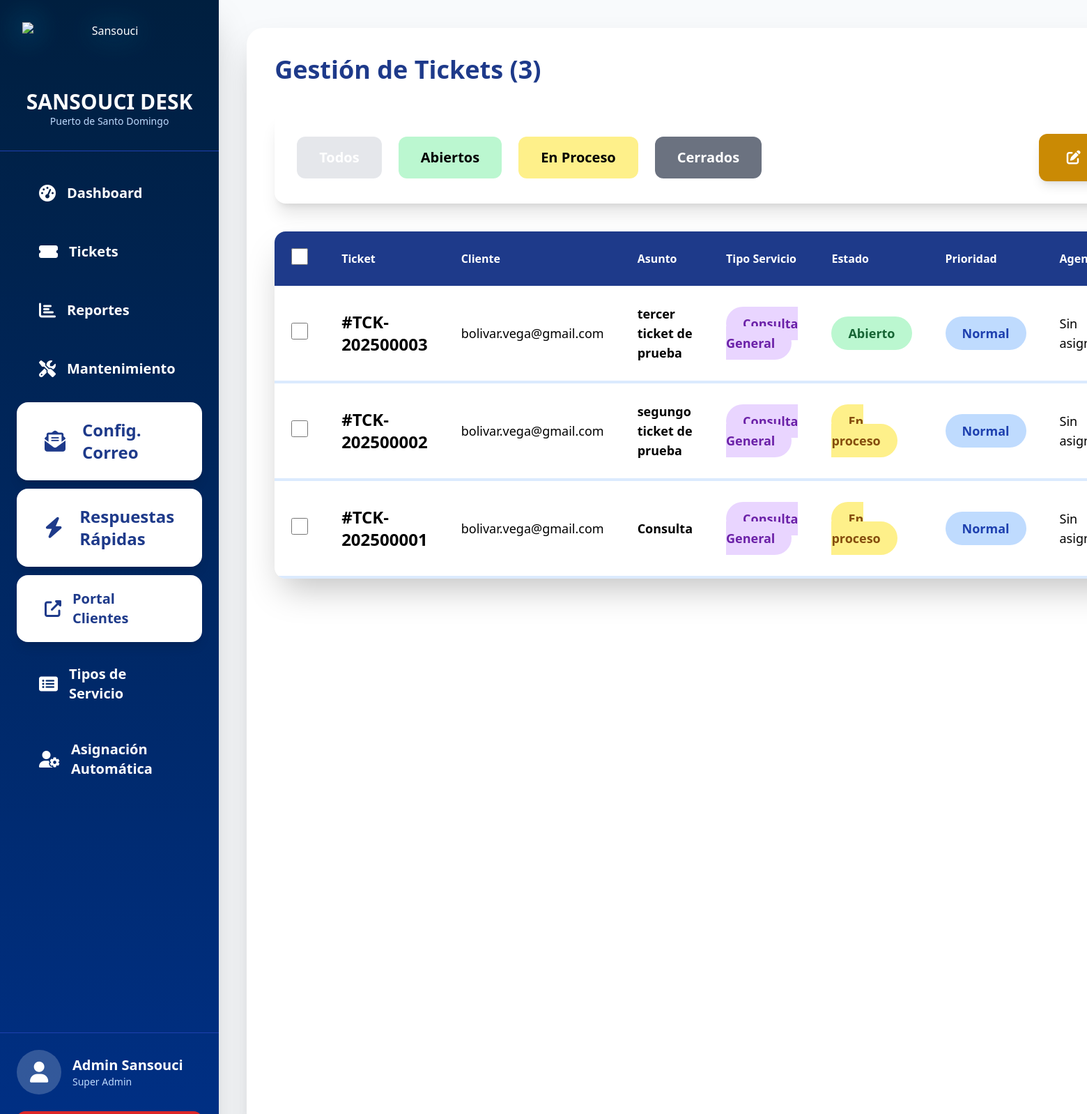
Page /tickets1.php (signed in) on the committed database.
### tables this page shows
CREATE TABLE `tickets` (
  `id` int(11) NOT NULL,
  `numero` varchar(20) DEFAULT NULL,
  `cliente_email` varchar(100) DEFAULT NULL,
  `asunto` varchar(200) DEFAULT NULL,
  `mensaje` text DEFAULT NULL,
  `estado` enum('abierto','en_proceso','pendiente_cliente','cerrado') DEFAULT 'abierto',
  `prioridad` enum('baja','normal','alta','urgente') DEFAULT 'normal',
  `agente_id` int(11) DEFAULT NULL,
  `creado_el` datetime DEFAULT current_timestamp(),
  `actualizado_el` datetime DEFAULT NULL ON UPDATE current_timestamp(),
  `tipo_servicio` varchar(100) DEFAULT 'General'
);

### tickets1.php (the view, shortened to what this page needs)
<?php require 'header.php';
$where = "WHERE 1=1";
$params = [];
$stmt = $pdo->prepare("SELECT t.*, u.nombre as agente_nombre
                       FROM tickets t
                       LEFT JOIN users u ON t.agente_id = u.id
                       $where
                       ORDER BY t.creado_el DESC");
$stmt->execute($params);
$tickets = $stmt->fetchAll(PDO::FETCH_ASSOC) ?: [];
$where = "WHERE 1=1";
$params = [];
$stmt = $pdo->prepare("SELECT t.*, u.nombre as agente_nombre
                       FROM tickets t
                       LEFT JOIN users u ON t.agente_id = u.id
                       $where
                       ORDER BY t.creado_el DESC");
$stmt->execute($params);
$tickets = $stmt->fetchAll(PDO::FETCH_ASSOC) ?: [];
?>
<h1 class="text-4xl font-bold text-blue-900 mb-10">Gestión de Tickets (<?= count($tickets) ?>)</h1>
<div class="bg-white rounded-2xl shadow-xl p-8 mb-10 flex flex-wrap items-center justify-between gap-6">
    <div class="flex flex-wrap gap-6">
        <a href="tickets.php" class="px-8 py-4 bg-gray-200 rounded-xl font-bold text-xl <?= !isset($_GET['estado']) ? 'bg-blue-900 text-white' : '' ?>">Todos</a>
        <a href="tickets.php?estado=abierto" class="px-8 py-4 bg-green-200 rounded-xl font-bold text-xl <?= ($_GET['estado'] ?? '')=='abierto' ? 'bg-green-700 text-white' : '' ?>">Abiertos</a>
        <a href="tickets.php?estado=en_proceso" class="px-8 py-4 bg-yellow-200 rounded-xl font-bold text-xl <?= ($_GET['estado'] ?? '')=='en_proceso' ? 'bg-yellow-700 text-white' : '' ?>">En Proceso</a>
        <a href="tickets.php?estado=cerrado" class="px-8 py-4 bg-gray-500 text-white rounded-xl font-bold text-xl <?= ($_GET['estado'] ?? '')=='cerrado' ? 'bg-gray-700' : '' ?>">Cerrados</a>
    </div>
    <div class="flex gap-4">
        <button type="submit" form="form-tickets" name="accion" value="modificar"
                class="bg-yellow-600 text-white px-10 py-5 rounded-xl font-bold text-xl hover:bg-yellow-700 shadow-lg">
            <i class="fas fa-edit mr-3"></i> MODIFICAR
        </button>
    </div>
</div>
<form method="POST" id="form-tickets">
<div class="bg-white rounded-2xl shadow-2xl overflow-hidden">
    <div class="overflow-x-auto">
        <table class="w-full table-auto">
            <thead class="bg-blue-900 text-white">
                <tr>
                    <th class="p-6 text-center w-16">
                        <input type="checkbox" id="select_all" class="w-6 h-6 rounded border-gray-300">
                    </th>
                    <th class="p-6 text-left">Ticket</th>
                    <th class="p-6 text-left">Cliente</th>
                    <th class="p-6 text-left">Asunto</th>
                    <th class="p-6 text-left">Tipo Servicio</th>
                    <th class="p-6 text-left">Estado</th>
                    <th class="p-6 text-left">Prioridad</th>
                    <th class="p-6 text-left">Agente</th>
                </tr>
            </thead>
            <tbody>
                <?php if(empty($tickets)): ?>
                <tr>
                    <td colspan="10" class="p-20 text-center text-3xl text-gray-500">
                        <i class="fas fa-inbox text-8xl mb-8 block"></i>
                        No hay tickets
                    </td>
                </tr>
                <?php else: ?>
                <?php foreach($tickets as $t):
                    $numero = $t['numero'] ?? 'TCK-'.str_pad($t['id'],5,'0',STR_PAD_LEFT);
                ?>
                <tr class="border-b-4 border-blue-100 hover:bg-blue-50 transition text-lg">
                    <td class="p-6 text-center">
                        <input type="checkbox" name="seleccionar[]" value="<?= $t['id'] ?>" class="w-6 h-6 checkbox-item rounded border-gray-300">
                    </td>
                    <td class="p-6 font-bold text-2xl">#<?= htmlspecialchars($numero) ?></td>
                    <td class="p-6"><?= htmlspecialchars($t['cliente_email']) ?></td>
                    <td class="p-6 font-semibold"><?= htmlspecialchars($t['asunto']) ?></td>
                    <td class="p-6">
                        <span class="px-6 py-3 bg-purple-200 text-purple-800 rounded-full font-bold">
                            <?= htmlspecialchars($t['tipo_servicio'] ?? 'General') ?>
                        </span>
                    </td>
                    <td class="p-6">
                        <span class="px-6 py-3 rounded-full font-bold <?= $t['estado']=='abierto'?'bg-green-200 text-green-800':($t['estado']=='cerrado'?'bg-gray-400 text-white':'bg-yellow-200 text-yellow-800') ?>">
                            <?= ucfirst(str_replace('_',' ',$t['estado'])) ?>
                        </span>
                    </td>
                    <td class="p-6">
                        <span class="px-6 py-3 rounded-full font-bold <?= $t['prioridad']=='urgente'?'bg-red-200 text-red-800':($t['prioridad']=='alta'?'bg-orange-200 text-orange-800':'bg-blue-200 text-blue-800') ?>">
                            <?= ucfirst($t['prioridad']) ?>
                        </span>
                    </td>
                    <td class="p-6"><?= htmlspecialchars($t['agente_nombre'] ?? 'Sin asignar') ?></td>
                </tr>
                <?php endforeach; ?>
                <?php endif; ?>
            </tbody>
        </table>
    </div>
</div>
</form>
<?php require 'footer.php'; ?>

### header.php (style rules this page uses)
body { background: #f8fafc; font-family: 'Segoe UI', sans-serif; }

### rows in the picture
tickets: numero "TCK-202500003", cliente_email "bolivar.vega@gmail.com", asunto "tercer ticket de prueba", tipo_servicio "Consulta General", estado "Abierto", prioridad "Normal", agente_nombre "Sin…"
tickets: numero "TCK-202500002", cliente_email "bolivar.vega@gmail.com", asunto "segungo ticket de prueba", tipo_servicio "Consulta General", estado "En proceso", prioridad "Normal", agente_nombre "Sin…"
tickets: numero "TCK-202500001", cliente_email "bolivar.vega@gmail.com", asunto "Consulta", tipo_servicio "Consulta General", estado "En proceso", prioridad "Normal", agente_nombre "Sin…"

### other values in the picture
$user['nombre'] "Admin Sansouci"
count($tickets) "3"
